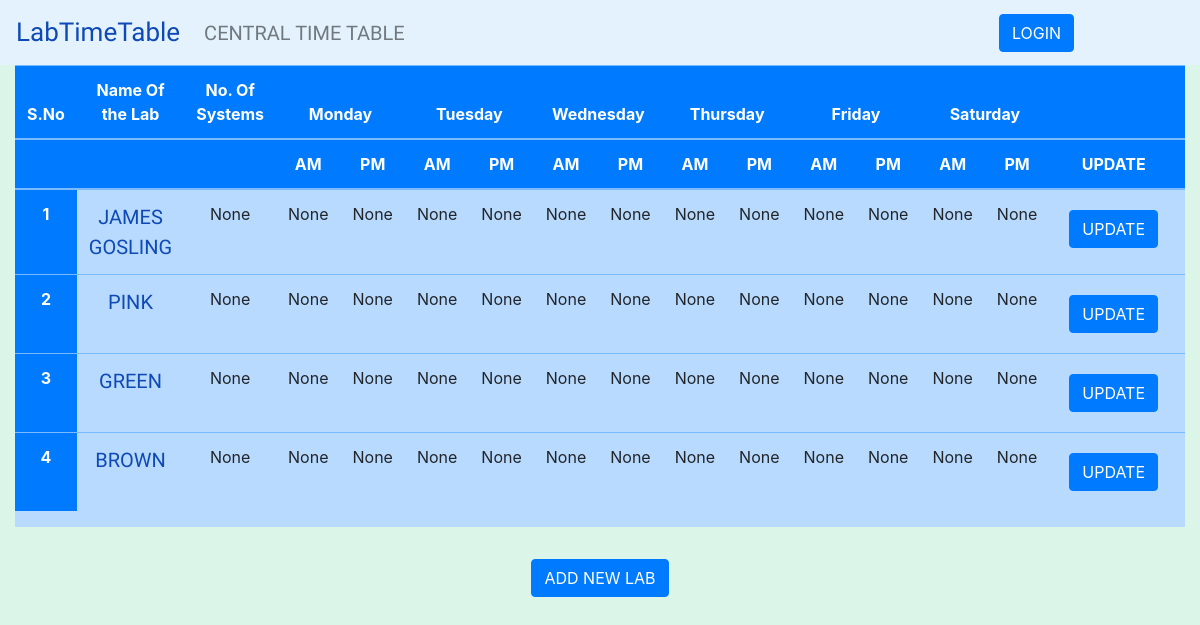
The app's page /clab/central/ with its own data.
### Labtt2/models.py (models this page shows)
class Listing(models.Model):
    lab_name=models.CharField(max_length=100,default="")
    systems=models.IntegerField(blank=True, null=True,default=0)
    monm=models.CharField(max_length=100,blank=True, null=True,default="")
    mone=models.CharField(max_length=100,blank=True, null=True,default="")
    tuem=models.CharField(max_length=100,blank=True, null=True,default="")
    tuee=models.CharField(max_length=100,blank=True, null=True,default="")
    wedm=models.CharField(max_length=100,blank=True, null=True,default="")
    wede=models.CharField(max_length=100,blank=True, null=True,default="")
    thum=models.CharField(max_length=100,blank=True, null=True,default="")
    thue=models.CharField(max_length=100,blank=True, null=True,default="")
    frim=models.CharField(max_length=100,blank=True, null=True,default="")
    frie=models.CharField(max_length=100,blank=True, null=True,default="")
    satm=models.CharField(max_length=100,blank=True, null=True,default="")
    sate=models.CharField(max_length=100,blank=True, null=True,default="")

### Labtt2/views.py (the view)
# urls.py: path("central/",views.central,name="cntrl"),
def central(request):
    forms=Listing.objects.all()
    return render(request,'demo/central.html', {'forms': forms})

### Labtt2/templates/demo/central.html (shortened to what this page needs)
{% extends 'demo/base.html' %}
{% block content %}
<div class="container-fluid .mt-5">
  <div class="mx-auto">
    <div class="table-responsive table-primary" >
    <table class="table" style="text-align:center">
    <thead>
      <tr class="bg-primary .color-white">
        <th scope="col" >S.No</th>
        <th scope="col" >Name Of the Lab</th>
        <th scope="col">No. Of Systems</th>
        <th scope="col" colspan="2">Monday</th>
        <th scope="col" colspan="2">Tuesday</th>
        <th scope="col" colspan="2">Wednesday</th>
        <th scope="col" colspan="2">Thursday</th>
        <th scope="col" colspan="2">Friday</th>
        <th scope="col" colspan="2">Saturday</th>
        <th scope="col"></th>
        <th scope="col"></th>
      </tr>
      <tr class="bg-primary .color-white">
        <th scope="col" colspan="3"></th>
        <th scope="col">AM</th>
        <th scope="col">PM</th>
        <th scope="col">AM</th>
        <th scope="col">PM</th>
        <th scope="col">AM</th>
        <th scope="col">PM</th>
        <th scope="col">AM</th>
        <th scope="col">PM</th>
        <th scope="col">AM</th>
        <th scope="col">PM</th>
        <th scope="col">AM</th>
        <th scope="col">PM</th>
        <th scope="col">UPDATE</th>
        <th scope="col">DELETE</th>
      </tr>
    </thead>
    <tbody>
      {% for form in forms %}
      <tr class="table-primary">
        <th scope="row" class="bg-primary">{{forloop.counter}}</th>
        <td><a href="{% url 'slct' form.id %}" class="fontstyle">{{form.lab_name}}</a></td>
        <td>{{form.systems}}</td>
        <td>{{form.monm}}</td>
        <td>{{form.mone}}</td>
        <td>{{form.tuem}}</td>
        <td>{{form.tuee}}</td>
        <td>{{form.wedm}}</td>
        <td>{{form.wede}}</td>
        <td>{{form.thum}}</td>
        <td>{{form.thue}}</td>
        <td>{{form.frim}}</td>
        <td>{{form.frie}}</td>
        <td>{{form.satm}}</td>
        <td>{{form.sate}}</td>
        <td>
          <div class="p-2">
            <form class="form" action="{% url 'update' form.id %}" method="post">
                <button type="submit" class="btn btn-primary" name="upbtn">UPDATE</button>
            </form>
          </div>
        </td>
        <td>
        </td>
      </tr>
      {% endfor %}
    </tbody>
    </table>
    </div>
  </div>
</div>
<br>
<div class="d-flex justify-content-around mb-3">
  <div class="p-2">
    <form class="form" action="{% url 'add' %}" method="post">
        <button type="submit" class="btn btn-primary" name="button">ADD NEW LAB</button>
    </form>
  </div>
</div>
{% endblock %}

### Labtt2/templates/demo/base.html (shortened to what this page needs)
{% load static %}
<!DOCTYPE html>
<html lang="en">
<head>
  <link rel="stylesheet" href="{% static 'css/bootstrap.min.css' %}">
  <link rel="stylesheet" href="{% static 'css/styles.css' %}">
</head>
<body style="background:#dbf6e9">
{% include 'demo/navbar.html' %}
{% block content %}
{% endblock %}
</body>
</html>

### Labtt2/templates/demo/navbar.html (shortened to what this page needs)
<nav class="navbar navbar-expand-lg navbar-light" style="background-color: #e3f2fd;">
  <a class="navbar-brand fontstyle" href="{% url 'hme' %}">LabTimeTable</a>
<div class="collapse navbar-collapse" id="navbarSupportedContent">
  <ul class="navbar-nav fontstyle">
  {% if user.is_authenticated %}
    <li class="nav-item">
      <a class="nav-link" href="{% url 'cntrl' %}">CENTRAL TIME TABLE</a>
    </li>
    <li class="nav-item">
      <a class="nav-link" href="{% url 'add' %}">ADD NEW LAB</a>
    </li>
    <li class="nav-item">
      <a class="nav-link" href="{% url 'ug' %}">REGISTER</a>
    </li>
    {% else %}
    <li class="nav-item">
      <a class="nav-link" href="{% url 'cntrl' %}">CENTRAL TIME TABLE</a>
    </li>
    {% endif %}
  </ul>
  <ul class="navbar-nav ml-auto" style="margin-right:110px;">
      {% if not user.is_authenticated %}
      <li class="nav-item">
        <form class="" action="{% url 'lg' %}" method="post">
          <button type="submit" class="btn btn-primary" name="button">LOGIN</button>
        </form>
      </li>
      {% endif %}
    </ul>
  </div>
</nav>

### Labtt2/static/css/styles.css (style rules this page uses)
.color-white,th { color:white!important; }
.fontstyle { font-family: 'Joti One', cursive; color: #0e49b5!important; font-size: 20px; }
.navbar-brand { font-size: 26px; }

### records on screen
Listing: lab_name "JAMES GOSLING", systems "None", monm "None", mone "None", tuem "None", tuee "None", wedm "None", wede "None", thum "None", thue "None", frim "None", frie "None", satm "None", sate "None"
Listing: lab_name "PINK", systems "None", monm "None", mone "None", tuem "None", tuee "None", wedm "None", wede "None", thum "None", thue "None", frim "None", frie "None", satm "None", sate "None"
Listing: lab_name "GREEN", systems "None", monm "None", mone "None", tuem "None", tuee "None", wedm "None", wede "None", thum "None", thue "None", frim "None", frie "None", satm "None", sate "None"
Listing: lab_name "BROWN", systems "None", monm "None", mone "None", tuem "None", tuee "None", wedm "None", wede "None", thum "None", thue "None", frim "None", frie "None", satm "None", sate "None"
